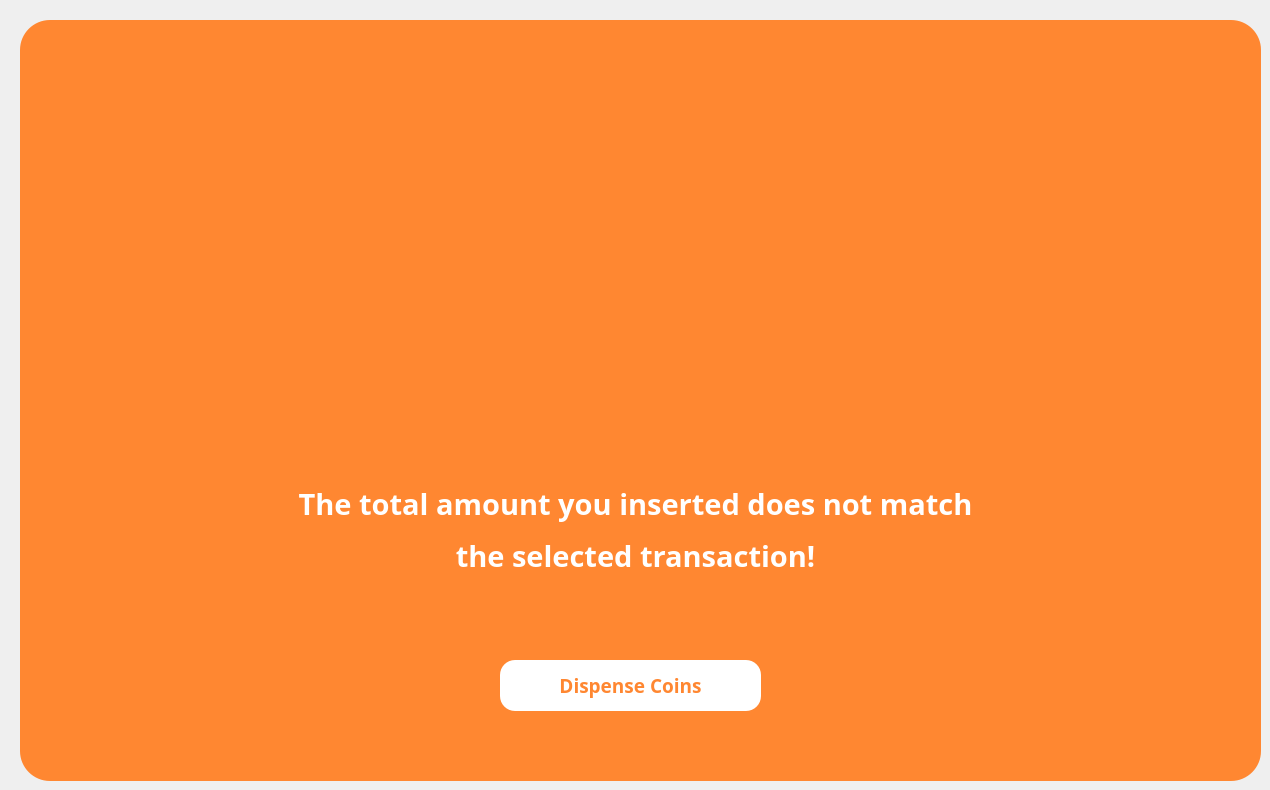
  <widget class="QWidget" name="exclamation_notequal">
   <widget class="QFrame" name="exclamation_notequal_1">
    <property name="enabled">
     <bool>true</bool>
    </property>
    <property name="geometry">
     <rect>
      <x>20</x>
      <y>20</y>
      <width>1241</width>
      <height>761</height>
     </rect>
    </property>
    <property name="font">
     <font>
      <pointsize>9</pointsize>
     </font>
    </property>
    <property name="styleSheet">
     <string notr="true">QFrame {
    background-color: #ff8731;
	border-radius: 30px;
}
</string>
    </property>
    <property name="frameShape">
     <enum>QFrame::NoFrame</enum>
    </property>
    <widget class="QLabel" name="main_logo_60">
     <property name="geometry">
      <rect>
       <x>450</x>
       <y>110</y>
       <width>320</width>
       <height>320</height>
      </rect>
     </property>
     <property name="text">
      <string/>
     </property>
     <property name="pixmap">
      <pixmap>images/exclamation.png</pixmap>
     </property>
     <property name="scaledContents">
      <bool>true</bool>
     </property>
    </widget>
    <widget class="QLabel" name="label_187">
     <property name="geometry">
      <rect>
       <x>190</x>
       <y>450</y>
       <width>851</width>
       <height>121</height>
      </rect>
     </property>
     <property name="font">
      <font>
       <family>Montserrat</family>
       <pointsize>22</pointsize>
       <weight>75</weight>
       <bold>true</bold>
      </font>
     </property>
     <property name="styleSheet">
      <string notr="true">QLabel {
    color: white;
}
</string>
     </property>
     <property name="text">
      <string>&lt;html&gt;&lt;head/&gt;&lt;body&gt;&lt;p align=&quot;center&quot;&gt;The total amount you inserted does not match&lt;/p&gt;&lt;p align=&quot;center&quot;&gt;the selected transaction!&lt;/p&gt;&lt;/body&gt;&lt;/html&gt;</string>
     </property>
    </widget>
    <widget class="QToolButton" name="cb_exclamation_insertanother">
     <property name="geometry">
      <rect>
       <x>480</x>
       <y>640</y>
       <width>261</width>
       <height>51</height>
      </rect>
     </property>
     <property name="font">
      <font>
       <family>Montserrat</family>
       <pointsize>14</pointsize>
       <weight>75</weight>
       <bold>true</bold>
      </font>
     </property>
     <property name="cursor">
      <cursorShape>PointingHandCursor</cursorShape>
     </property>
     <property name="styleSheet">
      <string notr="true">QToolButton {
    background-color: white;
    color: #ff8731;
    border: none;
    border-radius: 15px;
    text-align: center;
}

QToolButton:hover {
    background-color: #FFC499;  /* light gray */
	border: 2px solid #FFC499;
}

QToolButton:pressed {
    background-color: #F56600;
	color: white;
    padding-top: 10px;  /* simulate press-in */
    padding-bottom: 15px;
 
}

</string>
     </property>
     <property name="text">
      <string>Dispense Coins</string>
     </property>
     <property name="iconSize">
      <size>
       <width>200</width>
       <height>200</height>
      </size>
     </property>
     <property name="checkable">
      <bool>false</bool>
     </property>
     <property name="popupMode">
      <enum>QToolButton::DelayedPopup</enum>
     </property>
     <property name="toolButtonStyle">
      <enum>Qt::ToolButtonIconOnly</enum>
     </property>
    </widget>
   </widget>
  </widget>
